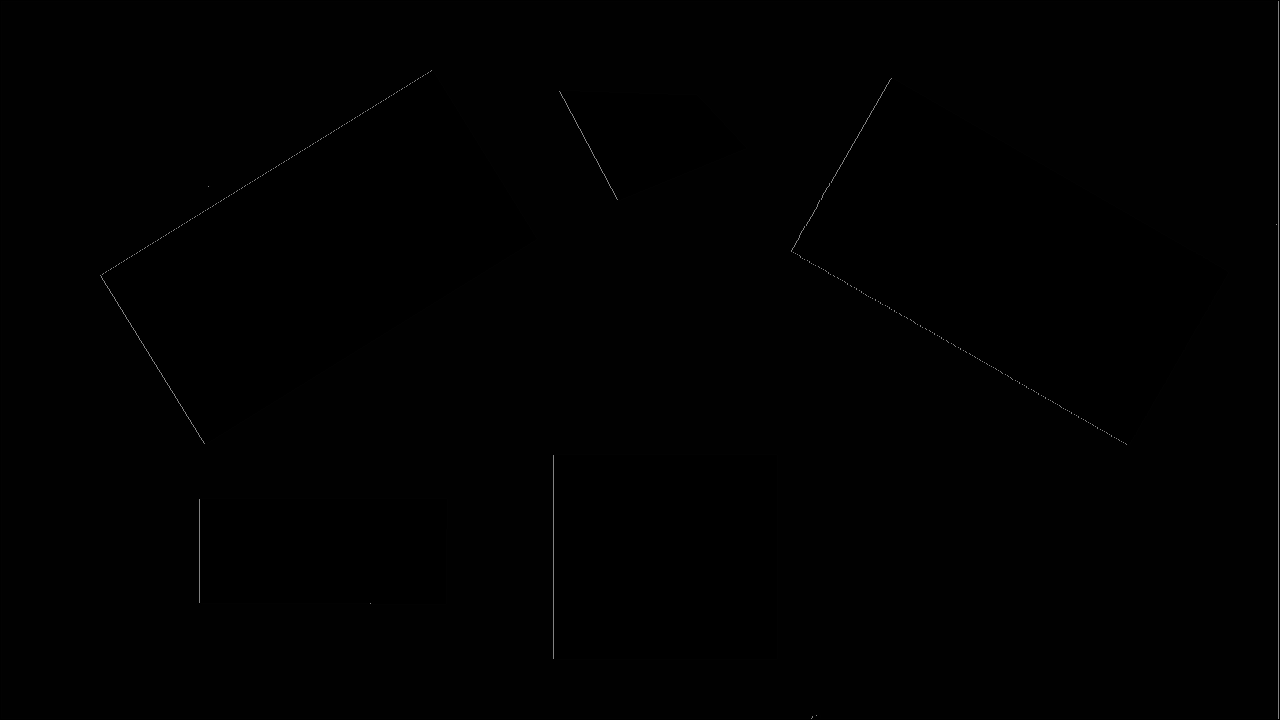
#> input picture python/img0.bmp, 1280 x 720 px
$ python -i test12.py   (imports and definitions only)   (Python 2 division)
#> lines starting #> are read from the running program, lines starting #| are printed output that depends on the picture
#> further down, picture is the input picture: shape (720, 1280, 3); min 0, max 130, mean 1
# coding=UTF-8
"""
Created on Thu Jun 29 14:23:56 2017

@author: Administrator
"""

import cv2
import numpy as np
import os

CANNY_LOW_THRESHOLD = 50                # canny算法低阈值
CANNY_HIGH_THRESHOLD = 150              #canny算法高阈值
HOUGH_DELTARHO = 1                      #hough检测步长
HOUGH_DELTA_THETA = 100
TESTIMAGESDIR = 'D:\\opensrc\\BmpProcess'

class RotateByHough(object):
    def __init__(self,image):
        self._srcimage = image

#获取图像背景像素值
    # [13 lines left out: function get_background_pix, not called in this run]
#        print(self._point_scale)

#       输入矫正图像的宽和高
    def detect_hough_line(self):
        _grayimage = cv2.cvtColor(self._srcimage,cv2.COLOR_RGB2GRAY)
        _cannyimage = cv2.Canny(_grayimage,CANNY_LOW_THRESHOLD, CANNY_HIGH_THRESHOLD, apertureSize=3)
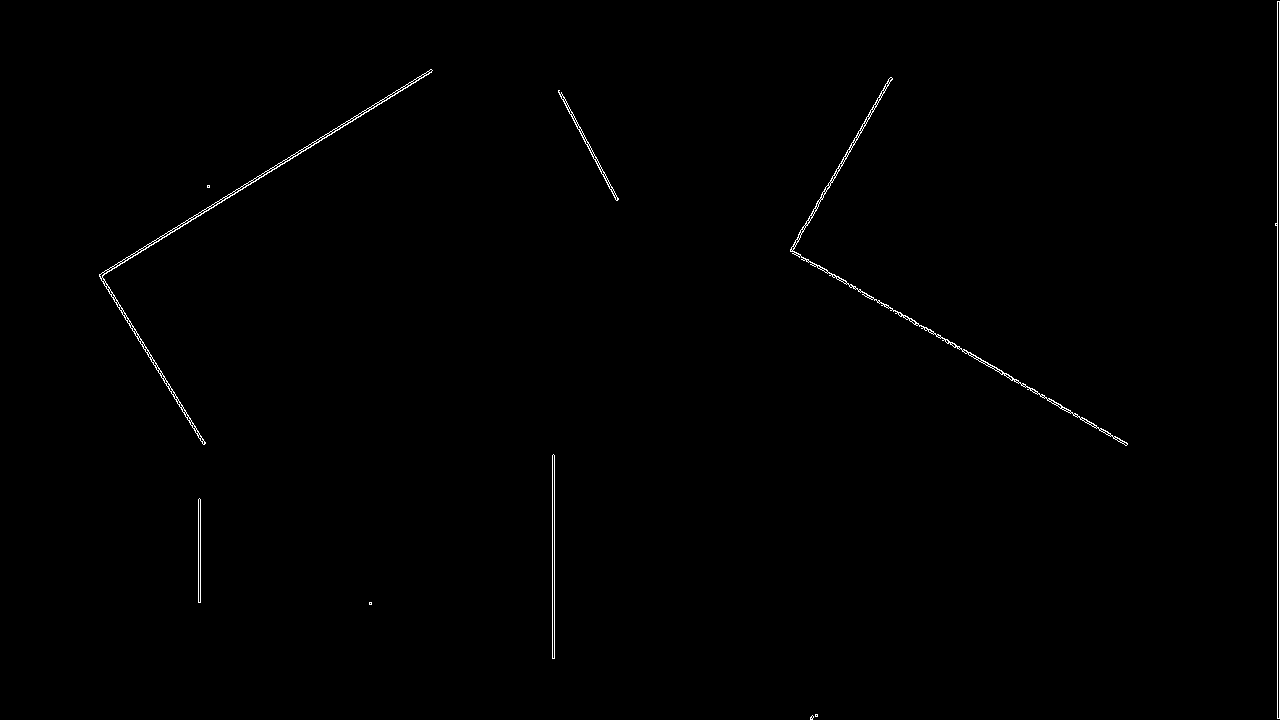
#> _cannyimage: shape (720, 1280); 0.54% white in thin lines or dots
        lines = cv2.HoughLinesP(_cannyimage,1,np.pi/180,160,minLineLength=200, maxLineGap=180)
#> lines = [[1279, 718, 1279, 1], [1277, 718, 1277, 1], [790, 249, 1127, 444], [100, 277, 432, 70], [552, 658, 552, 455], [554, 658, 554, 455], [792, 253, 1064, 410], [99, 276, 430, 69], [791, 251, 1123, 443]]

#        寻找长度最长的线
        distance = []
        for line in lines:
            x1,y1,x2,y2 = line[0]
            dis = np.sqrt(pow((x2-x1),2)+pow((y2-y1),2))
            distance.append(dis)
#> this loop made 9 passes
#> (x1, y1, x2, y2, dis) on passes 1 to 9: (1279, 718, 1279, 1, 717), (1277, 718, 1277, 1, 717), (790, 249, 1127, 444, 389.4), (100, 277, 432, 70, 391.2), (552, 658, 552, 455, 203), (554, 658, 554, 455, 203), (792, 253, 1064, 410, 314.1), (99, 276, 430, 69, 390.4), (791, 251, 1123, 443, 383.5)
#> after the loop, distance = [717, 717, 389.4, 391.2, 203, 203, 314.1, 390.4, 383.5]
        max_dis_index = distance.index(max(distance))
#> max_dis_index = 0
        max_line = lines[max_dis_index]
#> max_line = [[1279, 718, 1279, 1]]
        x1,y1,x2,y2 = max_line[0]
#> x1 = 1279; y1 = 718; x2 = 1279; y2 = 1

#       获取旋转角度
#> (the run stopped early here; a loop or call above may not have finished)
